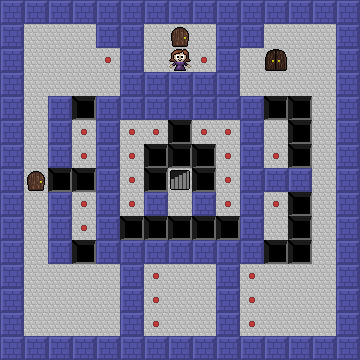

This game map was drawn from its Tiled (.tmx) file and the tilesets committed beside it. A one-line description and the full map source follow:
An orthogonal 15x15 tile map with 24x24 px tiles, 2 tile layers (Terrain, Objects), 2 tilesets.

<map version="1.0" orientation="orthogonal" width="15" height="15" tilewidth="24" tileheight="24">
 <properties>
  <property name="name" value="Test Level 10" />
 </properties>
 <tileset firstgid="1" source="Objects.tsx" />
 <tileset firstgid="101" source="Terrain.tsx" />
 <layer name="Terrain" width="15" height="15">
  <data encoding="csv">
101,101,101,101,101,101,101,101,101,101,101,101,101,101,101,
101,104,104,104,101,101,104,104,104,101,101,104,104,104,101,
101,104,104,104,102,101,104,104,102,101,104,104,104,104,101,
101,104,104,104,104,101,101,101,101,101,104,104,104,104,101,
101,104,101,103,101,101,101,101,101,101,101,103,103,104,101,
101,104,101,102,101,102,102,103,102,102,101,104,103,104,101,
101,104,101,102,101,102,103,103,103,102,101,102,103,104,101,
101,104,103,103,101,102,103,105,103,102,101,101,101,104,101,
101,104,101,102,101,102,101,104,101,102,101,102,103,104,101,
101,104,101,102,101,103,103,103,103,103,101,104,103,104,101,
101,104,101,103,101,101,101,101,101,101,101,103,103,104,101,
101,104,104,104,104,101,102,104,104,101,102,104,104,104,101,
101,104,104,104,104,101,102,104,104,101,102,104,104,104,101,
101,104,104,104,104,101,102,104,104,101,102,104,104,104,101,
101,101,101,101,101,101,101,101,101,101,101,101,101,101,101
</data>
 </layer>
 <layer name="Objects" width="15" height="15">
  <data encoding="csv">
0,0,0,0,0,0,0,0,0,0,0,0,0,0,0,
0,0,0,0,0,0,0,6,0,0,0,0,0,0,0,
0,0,0,0,0,0,0,1,0,0,0,8,0,0,0,
0,0,0,0,0,0,0,0,0,0,0,0,0,0,0,
0,0,0,0,0,0,0,0,0,0,0,0,0,0,0,
0,0,0,0,0,0,0,0,0,0,0,0,0,0,0,
0,0,0,0,0,0,0,0,0,0,0,0,0,0,0,
0,6,0,0,0,0,0,0,0,0,0,0,0,0,0,
0,0,0,0,0,0,0,0,0,0,0,0,0,0,0,
0,0,0,0,0,0,0,0,0,0,0,0,0,0,0,
0,0,0,0,0,0,0,0,0,0,0,0,0,0,0,
0,0,0,0,0,0,0,0,0,0,0,0,0,0,0,
0,0,0,0,0,0,0,0,0,0,0,0,0,0,0,
0,0,0,0,0,0,0,0,0,0,0,0,0,0,0,
0,0,0,0,0,0,0,0,0,0,0,0,0,0,0
</data>
 </layer>
</map>
